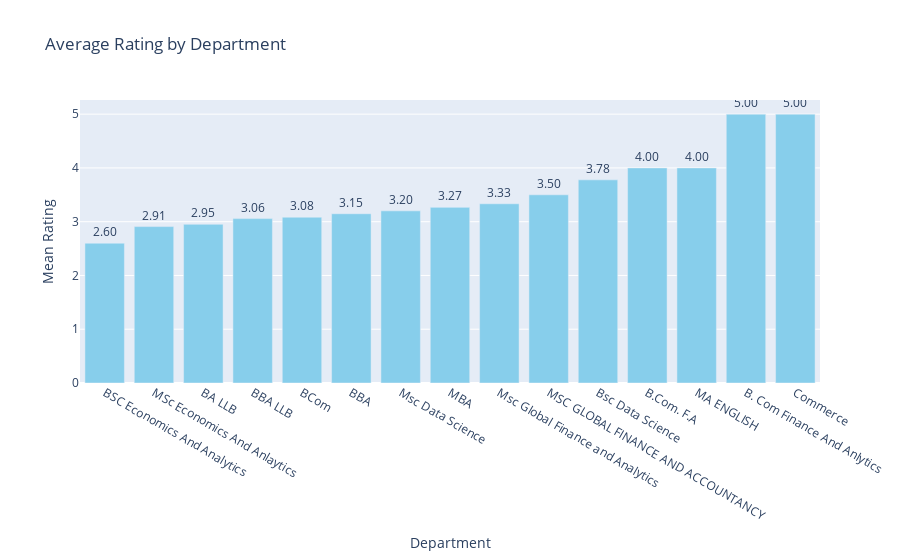
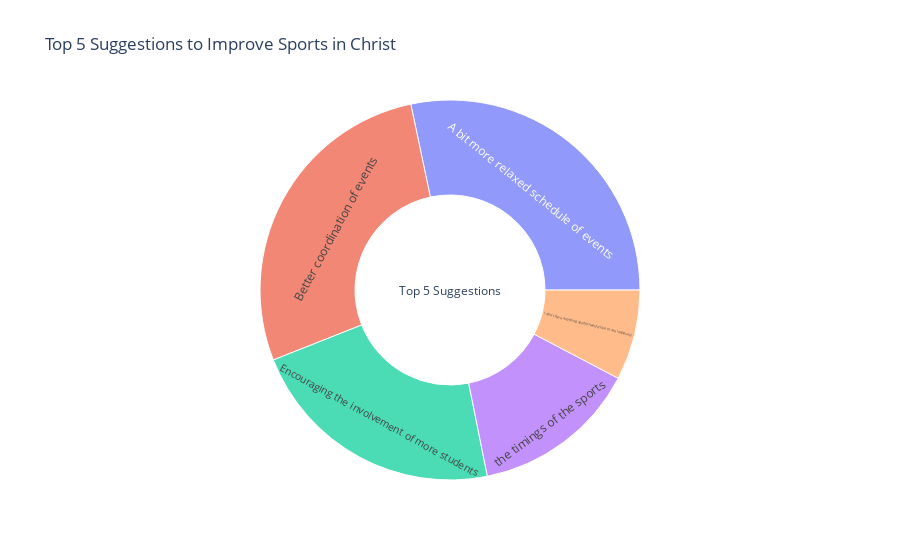
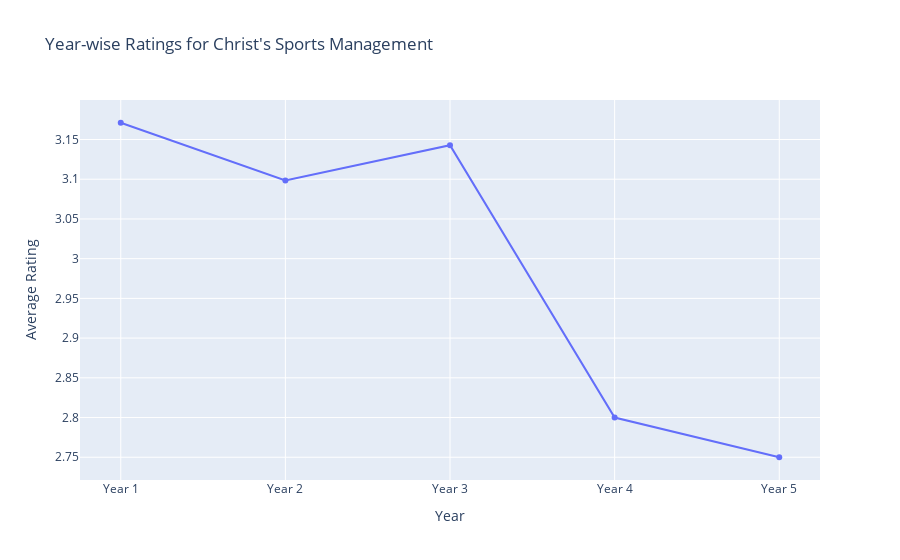
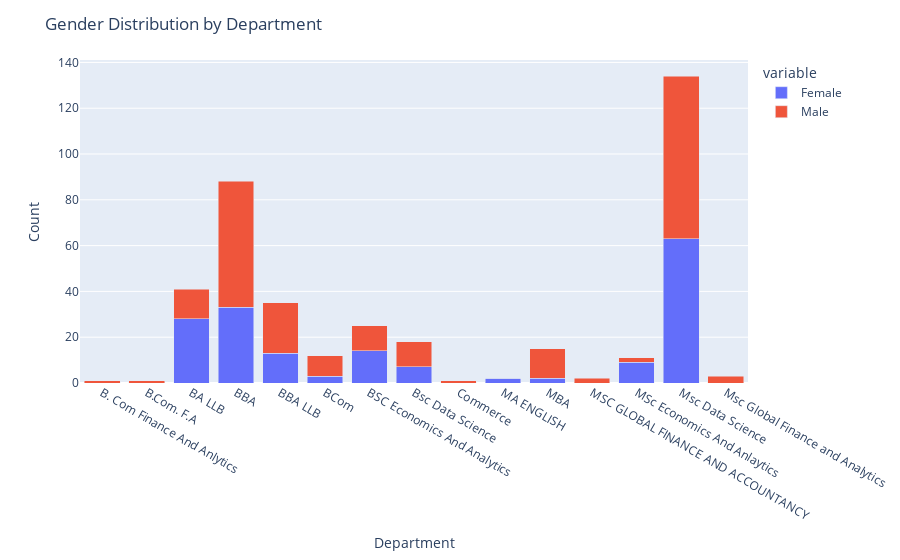

Write notebook code for charts like these, in order.
### Code cell
# All the use full Resources For the Project
import numpy as np
import pandas as pd
import matplotlib.pyplot as plt
import plotly.express as px
from wordcloud import WordCloud
import seaborn as sns

# Here it read the Excel File
data = pd.read_excel("CAC Data.xlsx")


# this function for checking gender of male and female we getting a response
def plot_gender_distribution():
    # count the gender
    gender_counts = data["Gender"].value_counts()
    plt.figure(figsize=(6, 6))
    plt.pie(
        gender_counts, labels=gender_counts.index, autopct="%1.1f%%", startangle=140
    )
    plt.title("Gender Distribution")
    plt.show()


def plot_yearwise_registration():
    yes_data = data[data["Are part of any extra-curricular activities?"] == "Yes"]

    # Calculate year-wise registration counts for "Yes" responses
    year_counts = yes_data["Year"].value_counts().sort_index()

    plt.figure(figsize=(8, 4))
    plt.bar(year_counts.index, year_counts.values)
    plt.title("Year-wise Interest of Students in Extra-curricular Activities")
    plt.xlabel("Year")
    plt.ylabel("Count")
    plt.show()


# displaying Most Likable Tings in the inter-college events?
def plot_sports_management_opinion():
    # skip the empty values
    suggestions = data[
        "What things do you like most about the inter-college events?"
    ].dropna()
    suggestion_text = " ".join(suggestions)
    # count Value To make all the word Capital so don't come repeated value
    suggestion_counts = suggestions.str.capitalize().value_counts().head(5)

    if suggestion_counts.empty:
        print("No suggestions available.")
        # Printing Most likable Things
    else:
        print("Top 5 Likable Things in inter-college events:")
        # looping the Value in suggestion Count
        for i, (suggestion, count) in enumerate(suggestion_counts.items(), start=1):
            print(f"{i}. {suggestion}: {count} votes")
            print("=" * 40)

    wordcloud = WordCloud(width=800, height=400, background_color="white").generate(
        suggestion_text
    )
    plt.figure(figsize=(10, 6))
    plt.imshow(wordcloud, interpolation="bilinear")
    plt.axis("off")
    plt.title("Likable Things in inter-college events")
    plt.show()
    # Visualizing This in Bar Graph
    plt.figure(figsize=(10, 6))
    plt.bar(suggestion_counts.index, suggestion_counts.values, color="skyblue")
    plt.title("Top 5 Likable Things in inter-college events:")
    plt.xlabel("Suggestions")
    plt.ylabel("Number of Votes")
    plt.xticks(rotation=15, ha="right")
    plt.tight_layout()
    plt.show()


# Plotting Review Given By the Tudents
def plot_sports_management_ratings():
    ratings = data["How much would you rate Christ's sports management?"]
    plt.figure(figsize=(8, 4))
    plt.hist(ratings, bins=5, edgecolor="k")
    plt.title("Ratings for Christ's Sports Management")
    plt.xlabel("Rating")
    plt.ylabel("Count")

    # Calculating Mean
    mean_rating = np.mean(ratings)

    # Add a vertical line at the mean
    plt.axvline(  # This is For Vertical line Create to Display Mean
        mean_rating,
        color="red",
        linestyle="dashed",
        linewidth=2,
        label=f"Mean: {mean_rating:.2f}",
    )
    plt.legend()
    plt.show()


# Displaying Sports Which Sports Mostly played By the Different Gender
def prefered_sports_by_gender():
    data_filtered = data.dropna(subset=["Which sport do you like to play?"])

    # Create a grouped bar chart to show preferred sports by gender
    plt.figure(figsize=(10, 6))
    # Groung the Two Data
    sns.countplot(
        data=data_filtered,
        x="Which sport do you like to play?",
        hue="Gender",
        palette={"Male": "blue", "Female": "pink"},
    )
    plt.title("Preferred Sports by Gender")
    plt.xlabel("Sport")
    plt.ylabel("Count")
    plt.xticks(rotation=90)
    plt.legend(title="Gender")
    plt.show()


def plot_management_by_gender():
    gender_management_counts = (
        data.groupby(
            [
                "Gender",
                "How to do you feel about the management of leagues and inter college events?",
            ]
        )
        .size()
        .unstack()
        .fillna(0)
    )
    gender_management_counts.plot(kind="bar", figsize=(10, 6))
    plt.title("Management of Leagues and Inter College Events by Gender")
    plt.xlabel("Gender")
    plt.ylabel("Count")
    plt.xticks(rotation=0)
    plt.legend(title="Opinion")
    plt.show()


# Displaying Which Department giving more rating
def plot_rating_by_department():
    # Filter the Data Rename the Repeated Value so it count only ine time
    department_mapping = {
        "MSc Data Science": "Msc Data Science",
        "BCOM": "BCom",
        "B Com": "BCom",
        "Bcom": "BCom",
    }
    # replace the
    data["Department"] = data["Department"].replace(department_mapping)
    # Taking to Coluraph
    ratings_by_department = (
        data.groupby("Department")[
            "How much would you rate Christ's sports management?"
        ]
        .mean()
        .sort_values()
    )

    df = pd.DataFrame(
        {
            "Department": ratings_by_department.index,
            "Mean Rating": ratings_by_department.values,
        }
    )

    # Create an interactive grouped bar chart using Plotly Express
    fig = px.bar(
        df,
        x="Department",
        y="Mean Rating",
        title="Average Rating by Department",
        text="Mean Rating",
    )

    fig.update_traces(
        texttemplate="%{text:.2f}", textposition="outside", marker_color="skyblue"
    )

    fig.show()


# dipplaing a Top % suggestions


def display_top_suggestions():
    suggestions = data["Things you would like to be improved?"].dropna()
    suggestion_text = " ".join(suggestions)
    # counting the only top 5
    suggestion_counts = suggestions.value_counts().head(5)
    # check it the rows are empty not
    if suggestion_counts.empty:
        print("No suggestions available.")
    else:
        print("Top 5 Suggestions:")
        for i, (suggestion, count) in enumerate(suggestion_counts.items(), start=1):
            print(f"{i}. {suggestion}: {count} votes")
            print("=" * 40)
        fig = px.sunburst(
            names=suggestion_counts.index,
            parents=["Top 5 Suggestions"] * len(suggestion_counts.index),
            values=suggestion_counts.values,
            title="Top 5 Suggestions to Improve Sports in Christ",
        )
        fig.show()

        wordcloud = WordCloud(width=800, height=400, background_color="white").generate(
            suggestion_text
        )
        plt.figure(figsize=(10, 6))
        plt.imshow(wordcloud, interpolation="bilinear")
        plt.axis("off")
        plt.title("Suggestions to Improve Sports in Christ")
        plt.show()


def plot_yearwise_ratings():
    # Assuming you have a 'Year' and 'How much would you rate Christ's sports management?' columns
    year_ratings = (
        data.groupby("Year")["How much would you rate Christ's sports management?"]
        .mean()
        .reset_index()
    )

    # Creating a time series line plot
    fig = px.line(
        year_ratings,
        x="Year",
        y="How much would you rate Christ's sports management?",
        title="Year-wise Ratings for Christ's Sports Management",
    )

    fig.update_traces(mode="lines+markers")
    fig.update_layout(xaxis_title="Year", yaxis_title="Average Rating")
    fig.show()


# graph for gender wise department displaying


def plot_gender_by_department():
    department_mapping = {
        "MSc Data Science": "Msc Data Science",
        "BCOM": "BCom",
        "B Com": "BCom",
        "Bcom": "BCom",
    }
    data["Department"] = data["Department"].replace(department_mapping)

    department_gender_counts = (
        data.groupby(["Department", "Gender"]).size().unstack().fillna(0)
    )

    # Create a stacked bar chart
    department_gender_counts.reset_index(inplace=True)
    fig = px.bar(
        department_gender_counts,
        x="Department",
        y=["Female", "Male"],
        barmode="stack",
        # color_discrete_map={"Female": "pink", "Male": "blue"},
    )

    fig.update_layout(
        title="Gender Distribution by Department",
        xaxis_title="Department",
        yaxis_title="Count",
    )
    fig.show()


# Displaying Which Gender involve in sports or not
def gender_wise_involvement_in_sports():
    yes_data = data[data["Are part of any extra-curricular activities?"] == "Yes"]

    male_yes_count = yes_data[yes_data["Gender"] == "Male"].shape[0]
    female_yes_count = yes_data[yes_data["Gender"] == "Female"].shape[0]

    # Create a pie chart
    labels = ["Male", "Female"]
    counts = [male_yes_count, female_yes_count]
    # colors = ["blue", "pink"]
    plt.figure(figsize=(6, 6))
    plt.pie(counts, labels=labels, autopct="%1.1f%%", startangle=140)
    plt.title("How many Males And Females are involved in Sports")
    plt.show()


def plot_preferred_sports():
    preferred_sports_counts = data["Which sport do you like to play?"].value_counts()

    # Creating a horizontal bar chart
    plt.figure(figsize=(10, 6))
    preferred_sports_counts.plot(kind="barh", color="skyblue")
    plt.title("Preferred Sports by Students")
    plt.xlabel("Count")
    plt.ylabel("Sport")
    plt.show()


# here it created a Menu Driven For My Program

while True:
    print("Menu:")
    print("1. Gender Distribution")
    print("2. Year-wise Interest of Students in Extra-curricular Activities")
    print("3. Most Likable things in Inter College Event")
    print("4. Ratings for Christ's Sports Management")
    print("5. Preferred Sports by Gender")
    print("6. Management of Leagues and Inter College Events by Gender")
    print("7. Average Rating By department")
    print("8. Top 5 Suggestion from Students to Improve Sports in Christ")
    print("9. Average YearWise Rating")
    print("10. Gender Distribution by Department")
    print("11. Involvement in Sports by Male and Females")
    print("12. Preferred Sports by Students")
    print("13. Quit")

    choice = input("Enter your choice: ")

    if choice == "1":
        plot_gender_distribution()
    elif choice == "2":
        plot_yearwise_registration()
    elif choice == "3":
        plot_sports_management_opinion()
    elif choice == "4":
        plot_sports_management_ratings()
    elif choice == "5":
        prefered_sports_by_gender()
    elif choice == "6":
        plot_management_by_gender()
    elif choice == "7":
        plot_rating_by_department()
    elif choice == "8":
        display_top_suggestions()
    elif choice == "9":
        plot_yearwise_ratings()
    elif choice == "10":
        plot_gender_by_department()
    elif choice == "11":
        gender_wise_involvement_in_sports()
    elif choice == "12":
        plot_preferred_sports()

    elif choice == "13":
        print("This is our CAC charts")
        print("Thank You For Giving us this chance to represent our data through charts and alll")
        print("Exiting the program.")
        break
    else:
        print("Invalid choice!! Please select a valid option.")

### Figure 1 — Plotly figure (JSON) as saved in the notebook; plotly's stock layout.template omitted (floating-point values rounded to 4 significant figures)
{"data": [{"alignmentgroup": "True", "hovertemplate": "Department=%{x}<br>Mean Rating=%{text}<extra></extra>", "legendgroup": "", "marker": {"color": "skyblue", "pattern": {"shape": ""}}, "name": "", "offsetgroup": "", "orientation": "v", "showlegend": false, "text": [2.6, 2.909, 2.951, 3.057, 3.083, 3.148, 3.201, 3.267, 3.333, 3.5, 3.778, 4, 4, 5, 5], "textposition": "outside", "texttemplate": "%{text:.2f}", "type": "bar", "x": ["BSC Economics And Analytics", "MSc Economics And Anlaytics", "BA LLB", "BBA LLB", "BCom", "BBA", "Msc Data Science", "MBA", "Msc Global Finance and Analytics", "MSC GLOBAL FINANCE AND ACCOUNTANCY", "Bsc Data Science", "B.Com. F.A", "MA ENGLISH", "B. Com Finance And Anlytics", "Commerce"], "xaxis": "x", "y": [2.6, 2.909, 2.951, 3.057, 3.083, 3.148, 3.201, 3.267, 3.333, 3.5, 3.778, 4, 4, 5, 5], "yaxis": "y"}], "layout": {"autosize": true, "barmode": "relative", "legend": {"tracegroupgap": 0}, "title": {"text": "Average Rating by Department"}, "xaxis": {"anchor": "y", "autorange": true, "domain": [0, 1], "range": [-0.5, 14.5], "title": {"text": "Department"}, "type": "category"}, "yaxis": {"anchor": "x", "autorange": true, "domain": [0, 1], "range": [0, 5.263], "title": {"text": "Mean Rating"}, "type": "linear"}}}

### Figure 2 — Plotly figure (JSON) as saved in the notebook; plotly's stock layout.template omitted (floating-point values rounded to 4 significant figures)
{"data": [{"domain": {"x": [0, 1], "y": [0, 1]}, "hovertemplate": "label=%{label}<br>value=%{value}<br>parent=%{parent}<extra></extra>", "labels": ["A bit more relaxed schedule of events", "Better coordination of events", "Encouraging the involvement of more students", "the timings of the sports", "I don't have anything specific I would like to see improved."], "name": "", "parents": ["Top 5 Suggestions", "Top 5 Suggestions", "Top 5 Suggestions", "Top 5 Suggestions", "Top 5 Suggestions"], "type": "sunburst", "values": [92, 90, 72, 46, 25]}], "layout": {"autosize": true, "legend": {"tracegroupgap": 0}, "title": {"text": "Top 5 Suggestions to Improve Sports in Christ"}}}

### Figure 3 — Plotly figure (JSON) as saved in the notebook; plotly's stock layout.template omitted (floating-point values rounded to 4 significant figures)
{"data": [{"hovertemplate": "Year=%{x}<br>How much would you rate Christ's sports management?=%{y}<extra></extra>", "legendgroup": "", "line": {"color": "#636efa", "dash": "solid"}, "marker": {"symbol": "circle"}, "mode": "lines+markers", "name": "", "orientation": "v", "showlegend": false, "type": "scatter", "x": ["Year 1", "Year 2", "Year 3", "Year 4", "Year 5"], "xaxis": "x", "y": [3.171, 3.098, 3.143, 2.8, 2.75], "yaxis": "y"}], "layout": {"autosize": true, "legend": {"tracegroupgap": 0}, "title": {"text": "Year-wise Ratings for Christ's Sports Management"}, "xaxis": {"anchor": "y", "autorange": true, "domain": [0, 1], "range": [-0.2424, 4.242], "title": {"text": "Year"}, "type": "category"}, "yaxis": {"anchor": "x", "autorange": true, "domain": [0, 1], "range": [2.715, 3.206], "title": {"text": "Average Rating"}, "type": "linear"}}}

### Figure 4 — Plotly figure (JSON) as saved in the notebook; plotly's stock layout.template omitted (floating-point values rounded to 4 significant figures)
{"data": [{"alignmentgroup": "True", "hovertemplate": "variable=Female<br>Department=%{x}<br>value=%{y}<extra></extra>", "legendgroup": "Female", "marker": {"color": "#636efa", "pattern": {"shape": ""}}, "name": "Female", "offsetgroup": "Female", "orientation": "v", "showlegend": true, "textposition": "auto", "type": "bar", "x": ["B. Com Finance And Anlytics", "B.Com. F.A", "BA LLB", "BBA", "BBA LLB", "BCom", "BSC Economics And Analytics", "Bsc Data Science", "Commerce", "MA ENGLISH", "MBA", "MSC GLOBAL FINANCE AND ACCOUNTANCY", "MSc Economics And Anlaytics", "Msc Data Science", "Msc Global Finance and Analytics"], "xaxis": "x", "y": [0, 0, 28, 33, 13, 3, 14, 7, 0, 2, 2, 0, 9, 63, 0], "yaxis": "y"}, {"alignmentgroup": "True", "hovertemplate": "variable=Male<br>Department=%{x}<br>value=%{y}<extra></extra>", "legendgroup": "Male", "marker": {"color": "#EF553B", "pattern": {"shape": ""}}, "name": "Male", "offsetgroup": "Male", "orientation": "v", "showlegend": true, "textposition": "auto", "type": "bar", "x": ["B. Com Finance And Anlytics", "B.Com. F.A", "BA LLB", "BBA", "BBA LLB", "BCom", "BSC Economics And Analytics", "Bsc Data Science", "Commerce", "MA ENGLISH", "MBA", "MSC GLOBAL FINANCE AND ACCOUNTANCY", "MSc Economics And Anlaytics", "Msc Data Science", "Msc Global Finance and Analytics"], "xaxis": "x", "y": [1, 1, 13, 55, 22, 9, 11, 11, 1, 0, 13, 2, 2, 71, 3], "yaxis": "y"}], "layout": {"autosize": true, "barmode": "stack", "legend": {"title": {"text": "variable"}, "tracegroupgap": 0}, "margin": {"t": 60}, "title": {"text": "Gender Distribution by Department"}, "xaxis": {"anchor": "y", "autorange": true, "domain": [0, 1], "range": [-0.5, 14.5], "title": {"text": "Department"}, "type": "category"}, "yaxis": {"anchor": "x", "autorange": true, "domain": [0, 1], "range": [0, 141.1], "title": {"text": "Count"}, "type": "linear"}}}
